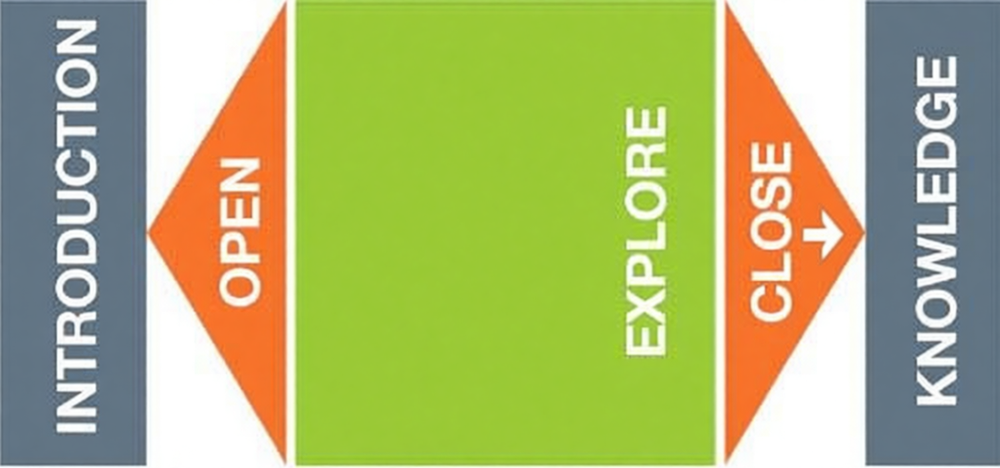
#> input picture dataset/images_merged_fake/img_000007_fake.png, 1000 x 468 px, shrunk from 1504 x 704 before the run; its folder holds only this picture in this run
$ python augment_images.py
#> lines starting #> are read from the running program, lines starting #| are printed output that depends on the picture
import os
import cv2
import numpy as np
import glob
from tqdm import tqdm
from concurrent.futures import ProcessPoolExecutor

# Try to find project root by looking for 'dataset' directory
if os.path.exists("dataset"):
    base_dir = "."
elif os.path.exists("../../dataset"):
    base_dir = "../.."
else:
    base_dir = ".."

SOURCE_DIR = os.path.join(base_dir, "dataset/images_merged_fake")
TARGET_BASE_DIR = os.path.join(base_dir, "dataset/images_noise_fake")

# Augmentation types
AUG_TYPES = ["gaussian_noise", "salt_pepper_noise", "gaussian_blur", "rotation"]

def setup_directories():
    if not os.path.exists(TARGET_BASE_DIR):
        os.makedirs(TARGET_BASE_DIR)
    for aug in AUG_TYPES:
        path = os.path.join(TARGET_BASE_DIR, aug)
        if not os.path.exists(path):
            os.makedirs(path)
#> in process_single_image, img is the input picture: shape (468, 1000, 3); mean B, G, R 115.2, 180.5, 172.2

def add_gaussian_noise(image, sigma=25):
#> called with sigma = 25
    row, col, ch = image.shape
#> row = 468; col = 1000; ch = 3
    mean = 0
    gauss = np.random.normal(mean, sigma, (row, col, ch))
    noisy = image + gauss
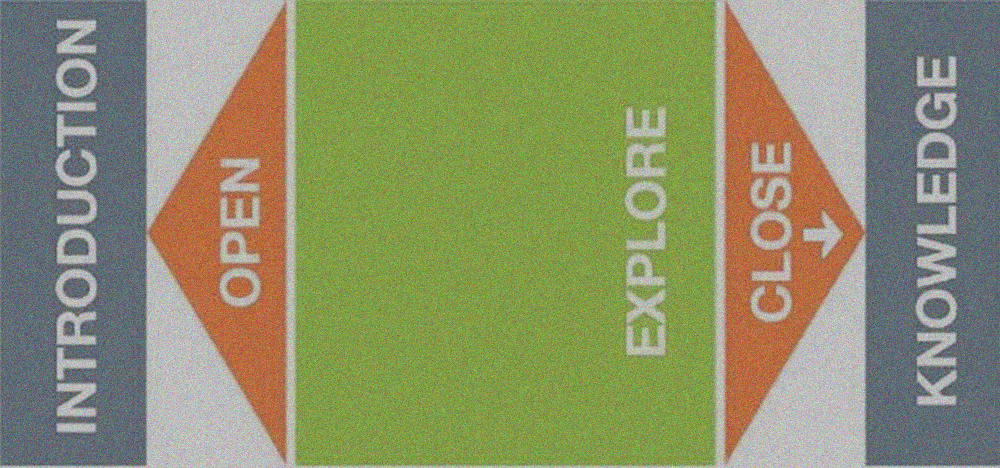
#> noisy: shape (468, 1000, 3) float64; mean B, G, R 115.2, 180.5, 172.2; drawn with min black and max white
    return np.clip(noisy, 0, 255).astype(np.uint8)
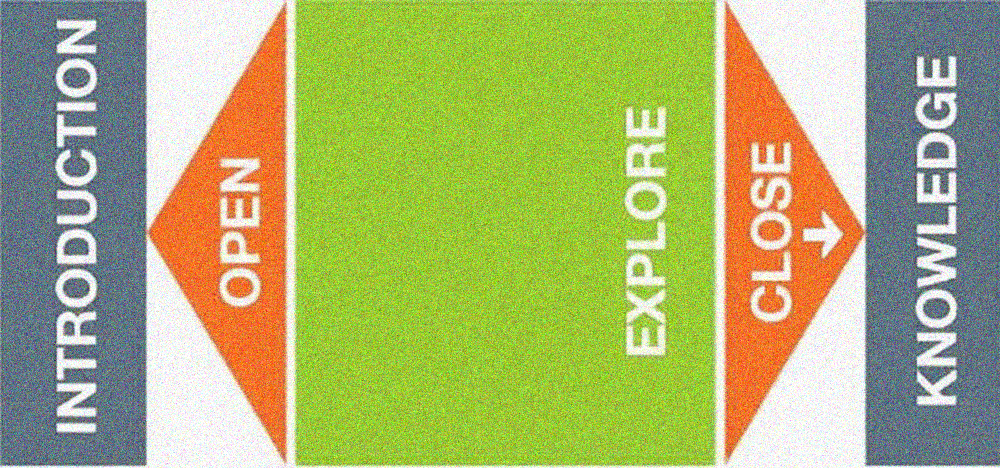
#> returned value: shape (468, 1000, 3); mean of channels 0, 1, 2 113.3, 178.2, 169.5; drawn as B, G, R

def add_salt_and_pepper_noise(image, prob=0.02):
#> called with prob = 0.02
    output = np.copy(image)
    # Total pixels * channels
    # prob is total percentage of noise. split between salt and pepper.
    num_salt = np.ceil(prob * image.size * 0.5)
#> num_salt = 14040
    # Generate coordinates for each dimension
    coords = [np.random.randint(0, i, int(num_salt)) for i in image.shape]
    output[tuple(coords)] = 255

    num_pepper = np.ceil(prob * image.size * 0.5)
#> num_pepper = 14040
    coords = [np.random.randint(0, i, int(num_pepper)) for i in image.shape]
    output[tuple(coords)] = 0
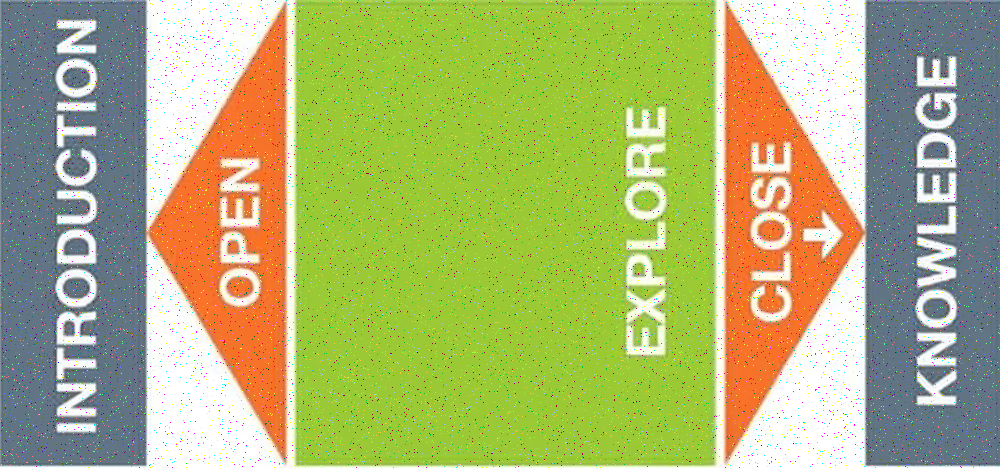
#> output: shape (468, 1000, 3); mean B, G, R 115.4, 179.4, 171.4
    return output

def add_gaussian_blur(image):
    return cv2.GaussianBlur(image, (5, 5), 0)

def add_rotation(image, angle=15):
#> called with angle = 15
    row, col = image.shape[:2]
#> row = 468; col = 1000
    center = (col / 2, row / 2)
#> center = (500, 234)
    rot_mat = cv2.getRotationMatrix2D(center, angle, 1.0)
    return cv2.warpAffine(image, rot_mat, (col, row), borderMode=cv2.BORDER_REFLECT)
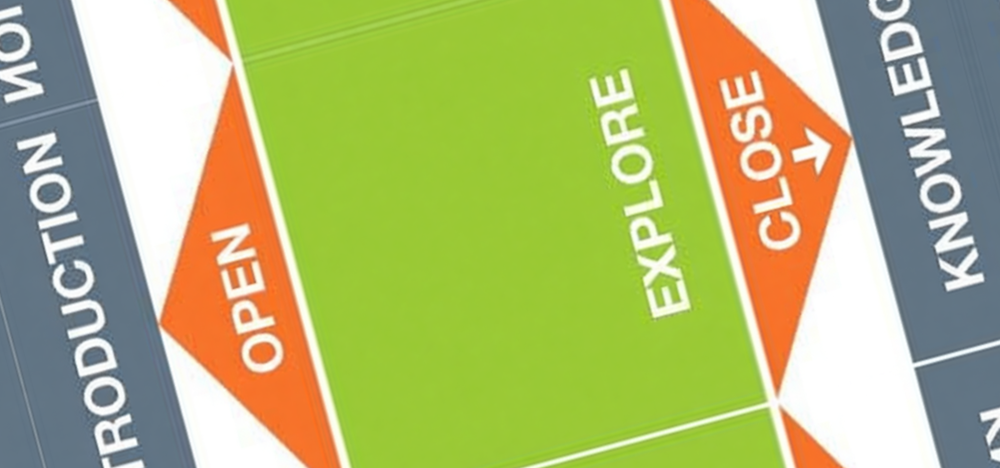
#> returned value: shape (468, 1000, 3); mean of channels 0, 1, 2 114.6, 182.6, 174.4; drawn as B, G, R

def process_single_image(img_path):
    try:
        filename = os.path.basename(img_path)
        img = cv2.imread(img_path)
        if img is None:
            return f"Failed to read {filename}"

        # 1. Gaussian Noise
        noisy_gauss = add_gaussian_noise(img)
        cv2.imwrite(os.path.join(TARGET_BASE_DIR, "gaussian_noise", filename), noisy_gauss)

        # 2. Salt and Pepper
        noisy_sp = add_salt_and_pepper_noise(img)
        cv2.imwrite(os.path.join(TARGET_BASE_DIR, "salt_pepper_noise", filename), noisy_sp)

        # 3. Blur
        blurred = add_gaussian_blur(img)
        cv2.imwrite(os.path.join(TARGET_BASE_DIR, "gaussian_blur", filename), blurred)

        # 4. Rotation
        rotated = add_rotation(img)
        cv2.imwrite(os.path.join(TARGET_BASE_DIR, "rotation", filename), rotated)

        return None
    except Exception as e:
        return f"Error processing {img_path}: {e}"

def main():
    setup_directories()

    # Find images
    extensions = ["*.png", "*.jpg", "*.jpeg"]
    image_files = []
    for ext in extensions:
        image_files.extend(glob.glob(os.path.join(SOURCE_DIR, ext)))

    print(f"Found {len(image_files)} images in {SOURCE_DIR}")

    if not image_files:
        print("No images found. Exiting.")
        return

    # Process in parallel
    max_workers = min(os.cpu_count(), 16)
    print(f"Starting augmentation with {max_workers} workers...")

    with ProcessPoolExecutor(max_workers=max_workers) as executor:
        results = list(tqdm(executor.map(process_single_image, image_files), total=len(image_files)))

    errors = [r for r in results if r is not None]
    if errors:
        print(f"Completed with {len(errors)} errors.")
        for e in errors[:5]:
            print(e)
    else:
        print("All images processed successfully.")

if __name__ == "__main__":
    main()
